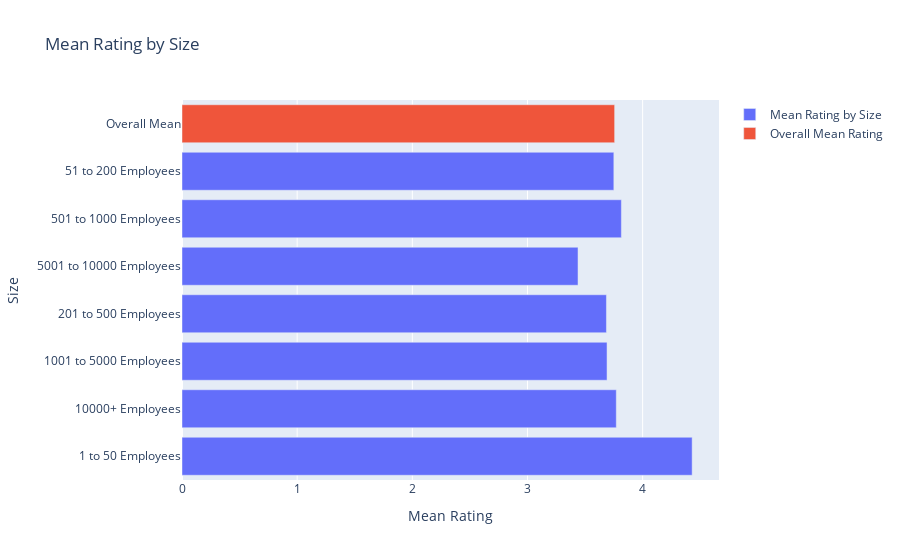

Notebook source saved alongside this figure:
### Code cell
#get the mean rating by company size

# Calculate the mean rating by size
mean_rating_by_industry = data.groupby('size')['rating'].mean().reset_index()

# Calculate the overall mean rating
overall_mean_rating = data['rating'].mean()

# Create a trace for the mean rating per industry
trace_industry = go.Bar(x=mean_rating_by_industry['rating'], y=mean_rating_by_industry['size'],
                        orientation='h', name='Mean Rating by Size',
                        hovertemplate='%{x:.2f}')

# Create a trace for the overall mean rating
trace_mean = go.Bar(x=[overall_mean_rating], y=['Overall Mean'], orientation='h', name='Overall Mean Rating',
                    hovertemplate='%{x:.2f}')

data_visualization = [trace_industry, trace_mean]

layout = go.Layout(title='Mean Rating by Size',
                   xaxis=dict(title='Mean Rating'),
                   yaxis=dict(title='Size'),
                   barmode='group')

fig = go.Figure(data=data_visualization, layout=layout)

fig.show()
#not sure if useful but here you go!

### Figure 1 — Plotly figure (JSON) as saved in the notebook; plotly's stock layout.template omitted (floating-point values rounded to 4 significant figures)
{"data": [{"hovertemplate": "%{x:.2f}", "name": "Mean Rating by Size", "orientation": "h", "type": "bar", "x": [4.43, 3.771, 3.691, 3.686, 3.439, 3.815, 3.75], "y": ["1 to 50 Employees", "10000+ Employees", "1001 to 5000 Employees", "201 to 500 Employees", "5001 to 10000 Employees", "501 to 1000 Employees", "51 to 200 Employees"]}, {"hovertemplate": "%{x:.2f}", "name": "Overall Mean Rating", "orientation": "h", "type": "bar", "x": [3.757], "y": ["Overall Mean"]}], "layout": {"barmode": "group", "title": {"text": "Mean Rating by Size"}, "xaxis": {"title": {"text": "Mean Rating"}}, "yaxis": {"title": {"text": "Size"}}}}
